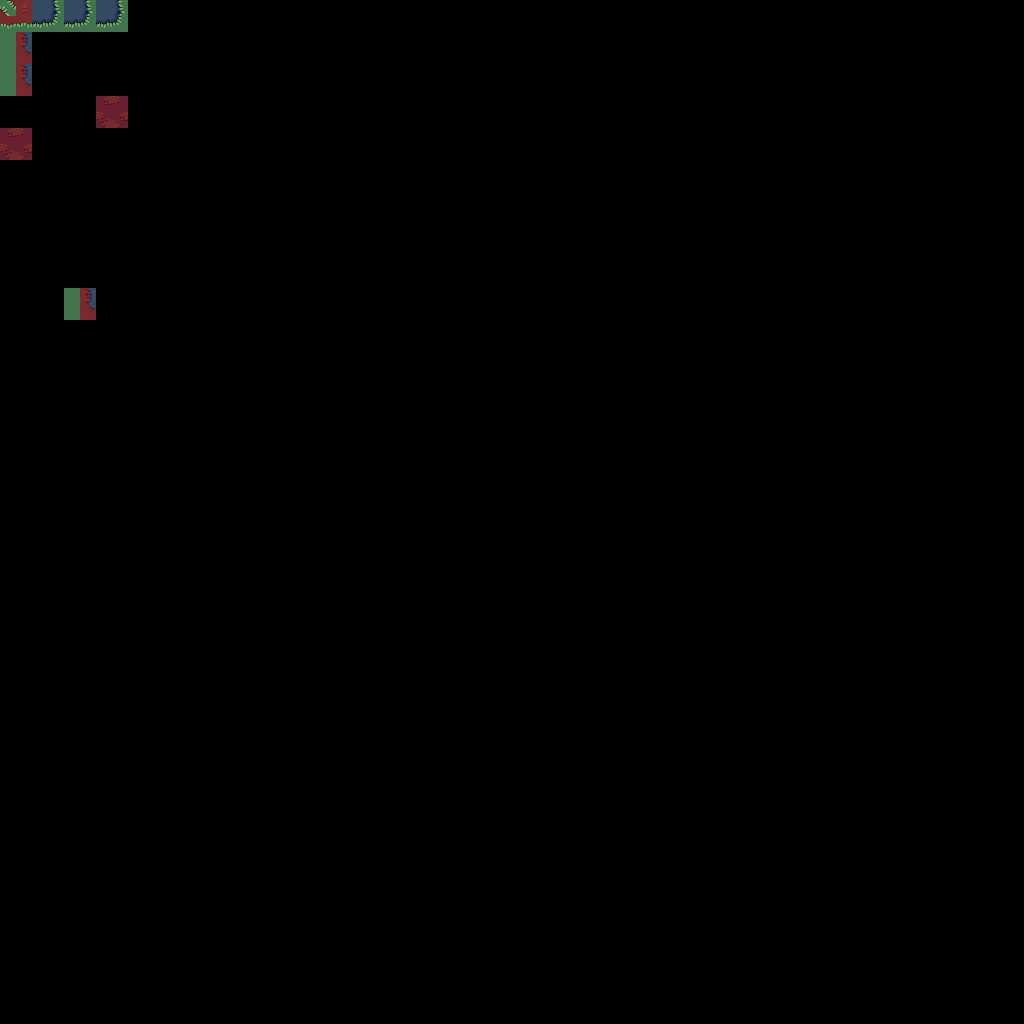

Below is a game level as drawn by its tile map, then a one-line description and the .tmx that defines it (tile-layer data replaced by summaries):
An orthogonal 32x32 tile map with 32x32 px tiles, 1 tile layer (tileLayer2), 1 hidden layer not drawn.

<map version="1.2" tiledversion="1.2.4" orientation="orthogonal" renderorder="right-down" width="32" height="32" tilewidth="32" tileheight="32" infinite="0" nextlayerid="4" nextobjectid="1">
 <tileset firstgid="1" name="out" tilewidth="32" tileheight="32" tilecount="72" columns="12">
  <image source="buch-outdoor.png" width="384" height="192" />
  <tile id="29" type="red">
   <properties>
    <property name="speed" type="float" value="1" />
   </properties>
  </tile>
  <tile id="62" type="blue">
   <properties>
    <property name="speed" type="float" value="0" />
   </properties>
  </tile>
  <tile id="63" type="green">
   <properties>
    <property name="speed" type="float" value="2" />
   </properties>
  </tile>
 </tileset>
 <layer id="1" name="tileLayer" width="32" height="32" visible="0">
  <data>[1024 cells, 1022 non-empty, 5 distinct tile ids]</data>
 </layer>
 <objectgroup id="2" name="objectLayer" />
 <layer id="3" name="tileLayer2" width="32" height="32">
  <data>[1024 cells, 9 non-empty, 4 distinct tile ids]</data>
 </layer>
</map>
